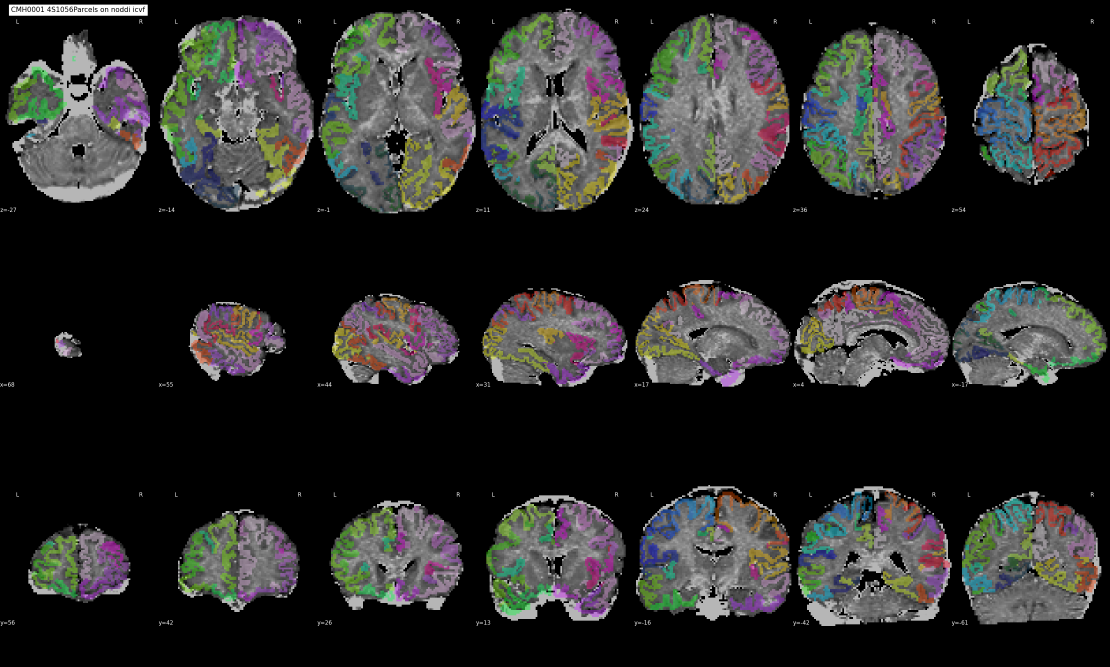
#> input picture sample_data/derivatives/noddireg/sub-CMH0001/sub-CMH0001_ses-01_desc-4S1056Parcels_model-noddi_mdp-icvf_qa.png, 3329 x 2000 px (shown at 1/3 size); its folder holds only this picture in this run
$ python -i image_processing.py   (imports and definitions only)
#> lines starting #> are read from the running program, lines starting #| are printed output that depends on the picture
"""Image processing utilities for QC Studio.

This module provides functions for creating and manipulating image montages.
"""

from pathlib import Path
from PIL import Image

from .data_loaders import _load_image_from_file


def create_grid_montage(images, padding=10, bg_color=(255, 255, 255), max_rows=None, max_cols=None):
    """Create a grid montage of images with aspect ratio close to 1 (square).

    Arranges multiple images in a grid layout optimized for square aspect ratio.
    All images are resized to the same dimensions for consistent layout.

    Args:
            images: List of PIL.Image objects or file paths (str/Path) to images.
                            Supported formats: SVG, PNG, JPG, JPEG.
                            Can mix PIL Images and file paths in the same list.
            padding: Padding (in pixels) between images and around the border (default: 10)
            bg_color: RGB tuple for background/padding color (default: white)
            max_rows: Maximum number of rows in grid (default: None for auto-calculate).
                              If set, limits grid to this many rows.
            max_cols: Maximum number of columns in grid (default: None for auto-calculate).
                              If set, limits grid to this many columns.

    Returns:
            PIL.Image: Montage image combining all input images in grid layout

    Raises:
            ValueError: If images list is empty or file loading fails

    Example:
            >>> from PIL import Image
            >>> # Using PIL Images
            >>> img1 = Image.open('image1.png')
            >>> img2 = Image.open('image2.png')
            >>> montage = create_grid_montage([img1, img2])
            >>>
            >>> # Using file paths (mix of SVG and raster)
            >>> montage = create_grid_montage(['plot1.svg', 'plot2.png', 'plot3.jpg'])
            >>>
            >>> # With custom grid constraints
            >>> montage = create_grid_montage([img1, img2, img3, img4], max_rows=2, max_cols=2)
    """
    if not images:
        raise ValueError("images list cannot be empty")

    # Load all images, converting file paths to PIL Images as needed
    loaded_images = []
    for img_input in images:
        if isinstance(img_input, Image.Image):
            # Already a PIL Image
            if img_input.mode != "RGB":
                img_input = img_input.convert("RGB")
            loaded_images.append(img_input)
        elif isinstance(img_input, (str, Path)):
            # File path - load and convert if necessary
            try:
                img = _load_image_from_file(img_input)
                loaded_images.append(img)
            except ValueError as e:
                print(f"Error loading image {img_input}: {e}")
                raise
        else:
            raise ValueError(f"Invalid image input: {type(img_input)}. " f"Expected PIL.Image or file path (str/Path)")

    images = loaded_images

    # Find target size for individual images (use max dimensions from all images)
    max_width = max(img.width for img in images)
    max_height = max(img.height for img in images)

    # Calculate optimal grid dimensions for aspect ratio close to 1
    # considering both the number of images AND their inherent aspect ratio
    num_images = len(images)

    best_rows = 1
    best_cols = num_images
    best_ratio_diff = abs(((best_cols * max_width) / (best_rows * max_height)) - 1)

    # Define the range of columns to search
    # If max_cols is specified, limit search to that value
    col_range_max = max_cols if max_cols else num_images
    col_range_max = min(col_range_max, num_images)  # Can't have more cols than images

    # Try different grid arrangements
    for test_cols in range(1, col_range_max + 1):
        test_rows = (num_images + test_cols - 1) // test_cols

        # Skip if exceeds max_rows constraint
        if max_rows and test_rows > max_rows:
            continue

        # Calculate what the final montage aspect ratio would be
        # (ignoring padding for simplicity as it's usually small)
        montage_aspect_ratio = (test_cols * max_width) / (test_rows * max_height)
        ratio_diff = abs(montage_aspect_ratio - 1)

        if ratio_diff < best_ratio_diff:
            best_ratio_diff = ratio_diff
            best_rows = test_rows
            best_cols = test_cols

    rows, cols = best_rows, best_cols
    # print(f"Creating {rows}x{cols} grid montage for {num_images} images (montage ratio diff: {best_ratio_diff:.3f})")

    # Calculate total montage dimensions
    total_width = cols * max_width + (cols + 1) * padding
    total_height = rows * max_height + (rows + 1) * padding

    # Create montage background
    montage = Image.new("RGB", (total_width, total_height), bg_color)

    # Resize each image to the uniform cell size and place it in the grid. One
    # resized copy is alive at a time, rather than a full list of them.
    for idx, img in enumerate(images):
        if img.mode != "RGB":
            img = img.convert("RGB")
        if img.width != max_width or img.height != max_height:
            img = img.resize((max_width, max_height), Image.Resampling.LANCZOS)
        row = idx // cols
        col = idx % cols
        x = col * max_width + (col + 1) * padding
        y = row * max_height + (row + 1) * padding
        montage.paste(img, (x, y))

    return montage

>>> import cv2
>>> picture = cv2.imread('../../sample_data/derivatives/noddireg/sub-CMH0001/sub-CMH0001_ses-01_desc-4S1056Parcels_model-noddi_mdp-icvf_qa.png', cv2.IMREAD_GRAYSCALE)
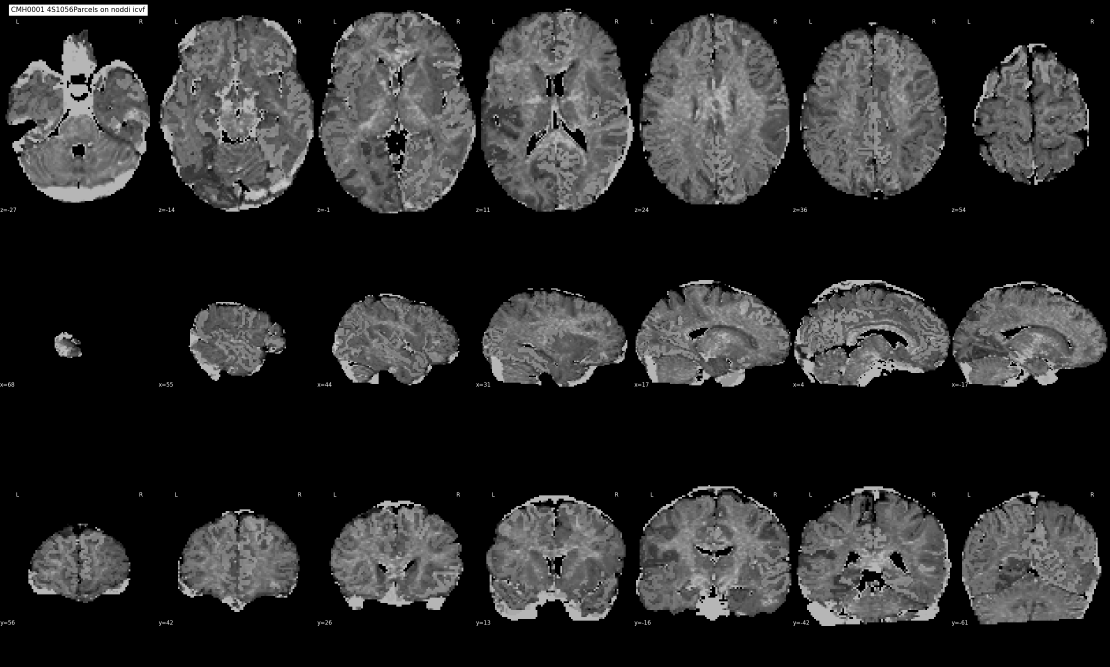
#> picture: shape (2000, 3329) (shown at 1/3 size); min 0, max 255, mean 42.8
>>> result = create_grid_montage(picture)
#> (the run stopped early here; a loop or call above may not have finished)

$ run again, on sample_data/derivatives/noddireg/sub-CMH0001/sub-CMH0001_ses-01_desc-4S1056Parcels_model-noddi_mdp-od_qa.png
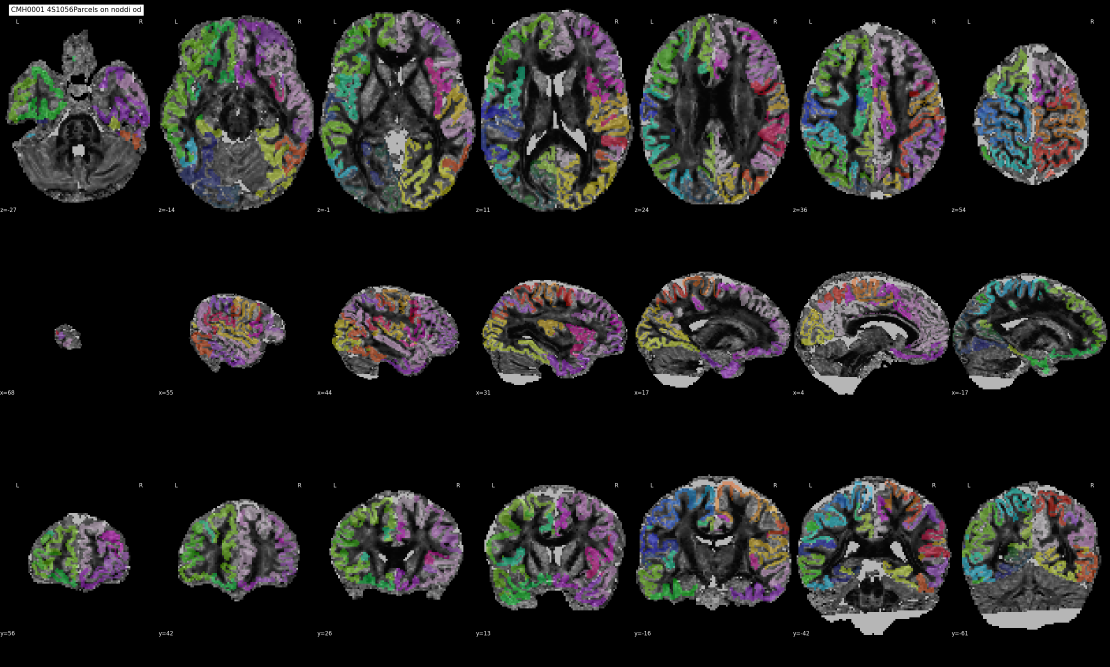
#> input picture sample_data/derivatives/noddireg/sub-CMH0001/sub-CMH0001_ses-01_desc-4S1056Parcels_model-noddi_mdp-od_qa.png, 3329 x 2000 px (shown at 1/3 size)
#> `picture = cv2.imread('../../sample_data/derivatives/noddireg/sub-CMH00..`:
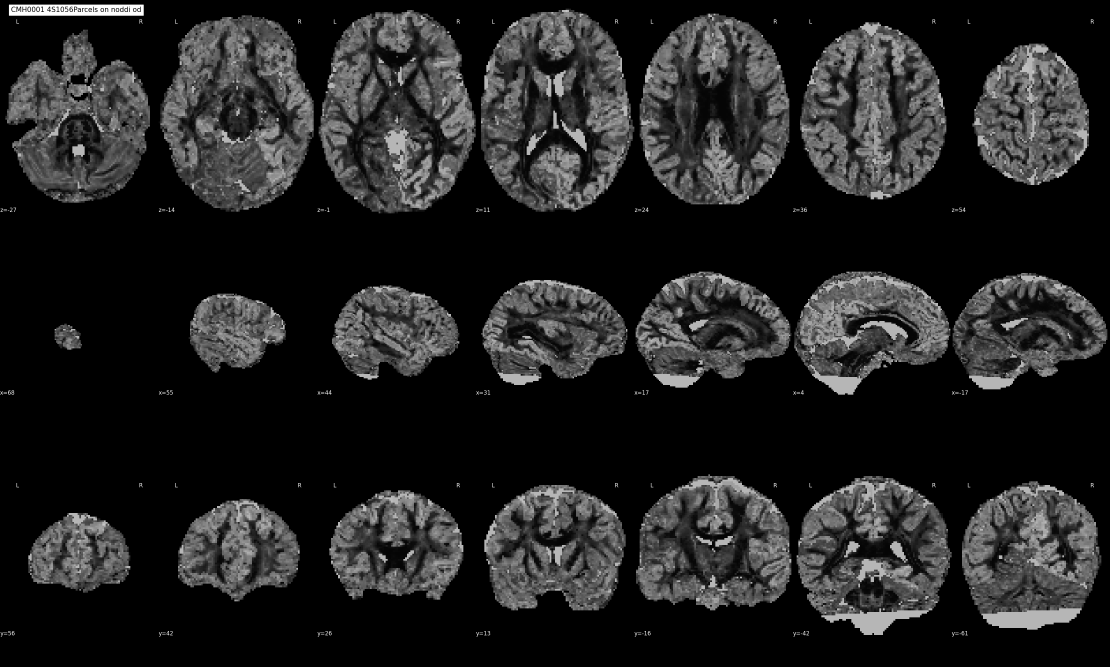
#> picture: shape (2000, 3329) (shown at 1/3 size); min 0, max 255, mean 35
